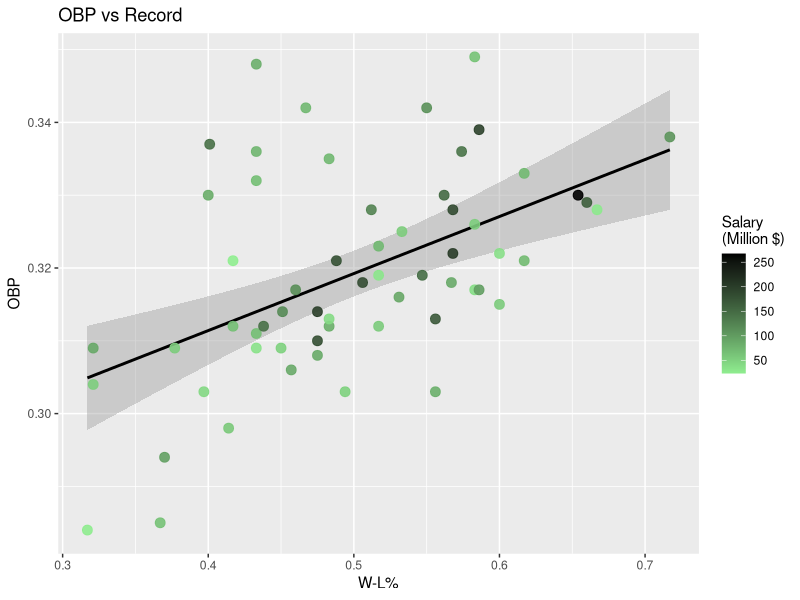
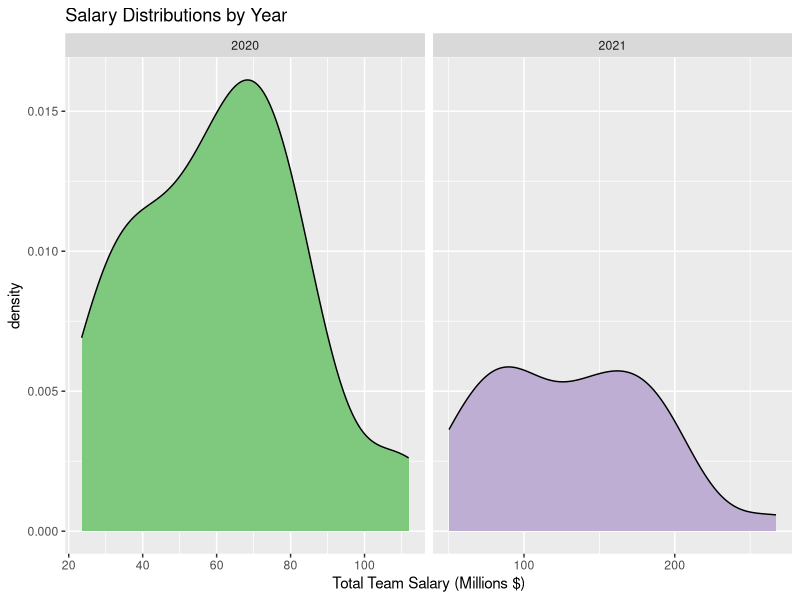
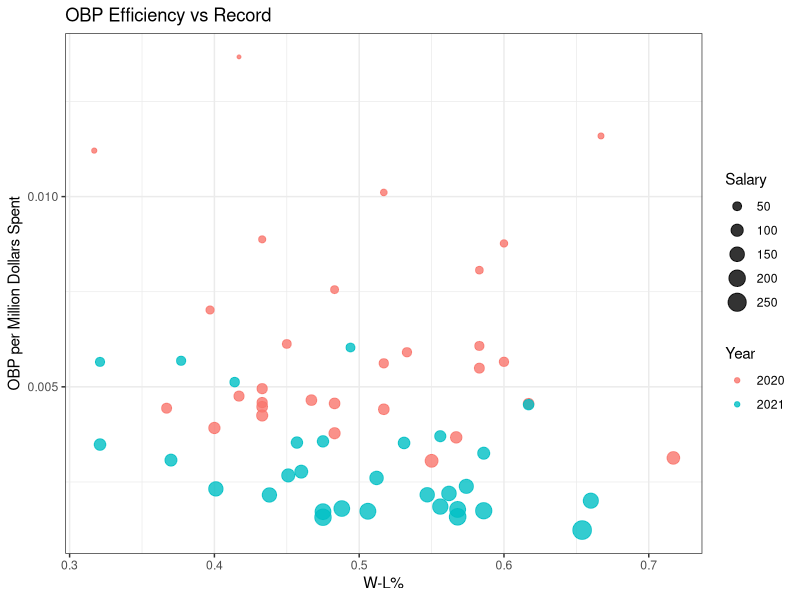

Here is the R script that generated these plots, in order:
## ---- chunk 1
knitr::opts_chunk$set(echo = TRUE, eval = TRUE, fig.align = "center", warning = F, message = F,
tidy=TRUE, tidy.opts=list(width.cutoff=60), R.options=list(max.print=100))
## ---- chunk 2
library(tidyverse)

payroll2020 <- read_csv("2020payroll.csv")
payroll2021 <- read_csv("2021payroll.csv")
rank2020 <- read_csv("2020rankings.csv")
rank2021 <- read_csv("2021rankings.csv")
batting2021 <- read_csv("2021batting.csv")
batting2020 <- read_csv("2020batting.csv")
## ---- chunk 3
payroll <- payroll2020 %>% mutate(Year=2020) %>%
  bind_rows(payroll2021  %>% mutate(Year=2021))
rank <- rank2020 %>% mutate(Year=2020) %>% slice(1:30) %>%
  bind_rows(rank2021 %>% mutate(Year=2021) %>% slice(1:30))
batting <- batting2020 %>% mutate(Year=2020) %>% slice(1:30) %>%
  bind_rows(batting2021 %>% mutate(Year=2021) %>% slice(1:30))

nrow(batting) == nrow(rank) & nrow(rank) == nrow(payroll) & nrow(payroll) == 60
## ---- chunk 4
c(setdiff(payroll$Team, batting$Tm), setdiff(batting$Tm, payroll$Team))
df <- rank %>% full_join(batting, by=c("Tm","Year")) %>% full_join(payroll, by=c("Tm"="Team","Year"))
glimpse(df) #Just so y'all have an idea of what my dataset looks like
## ---- chunk 5
money_to_num <- function(x)as.numeric(str_remove_all(x,'[$,]'))
df <- df %>% mutate_at(vars(Active:Total), money_to_num)
df %>% select(Tm, Active:Total) %>% head
## ---- chunk 6
df <- df %>% mutate(OBPdollars = OBP/(Total/1000000))
df %>% group_by(Tm) %>% summarize(avg=mean(OBPdollars), mean(Rk)) %>%
  arrange(desc(avg)) %>% slice(1:10)
## ---- chunk 7
library(kableExtra)
countNA <- function(z)sum(is.na(z))
df %>% mutate(`Salary($M)`=Total/1000000) %>%
  summarize_at(vars(W, `W-L%`, RBI, OBP, `Salary($M)`),
                    .funs=lst(mean, sd, var, min, max, n_distinct, countNA)) %>%
  pivot_longer(cols=everything()) %>% separate(name, into=c("stat", "name"), sep="_") %>%
  pivot_wider(names_from="name",values_from="value") %>%
  rename(n_distinct=n) %>%
  kable(digits = 3, align = 'c', col.names=str_to_title(names(.)))

df %>% mutate(`Salary($M)`=Total/1000000) %>%
  group_by(Tm) %>%
  summarize_at(vars(W, `W-L%`, RBI, OBP, `Salary($M)`),
                    .funs=lst(mean, sd, var, min, max, n_distinct, countNA)) %>%
  pivot_longer(cols=2:36) %>% separate(name, into=c("stat", "name"), sep="_") %>%
  pivot_wider(names_from="name",values_from="value") %>%
  rename(n_distinct=n) %>%
  filter(Tm=="Oakland Athletics") %>% #Filtered so that I'm not listing 150 rows
  kable(digits = 3, align = 'c', col.names=str_to_title(names(.)))
## ---- chunk 8
df <- df %>% mutate(Year=as.factor(Year), Salary=Total/1000000)
df %>% ggplot(aes(x=`W-L%`, y=OBP)) +
  geom_smooth(method='lm', color="Black") +
  geom_point(aes(color=Salary), size=3, alpha=.9) +
  scale_color_gradient(name="Salary\n(Million $)", low="light green", high="black") +
  ggtitle("OBP vs Record")
## ---- chunk 9
df %>% ggplot() +
  geom_density(aes(x=Salary, fill=Year)) +
  facet_grid(.~Year, scales = "free_x") +
  xlab("Total Team Salary (Millions $)") +
  scale_fill_brewer(palette = "Accent") +
  theme(legend.position = "none") +
  ggtitle("Salary Distributions by Year")
## ---- chunk 10
df %>% ggplot() +
  geom_point(aes(x=`W-L%`, y=OBPdollars, color=Year, size=Salary), alpha=.8) + 
  ylab("OBP per Million Dollars Spent") +
  ggtitle("OBP Efficiency vs Record") +
  theme_bw()
